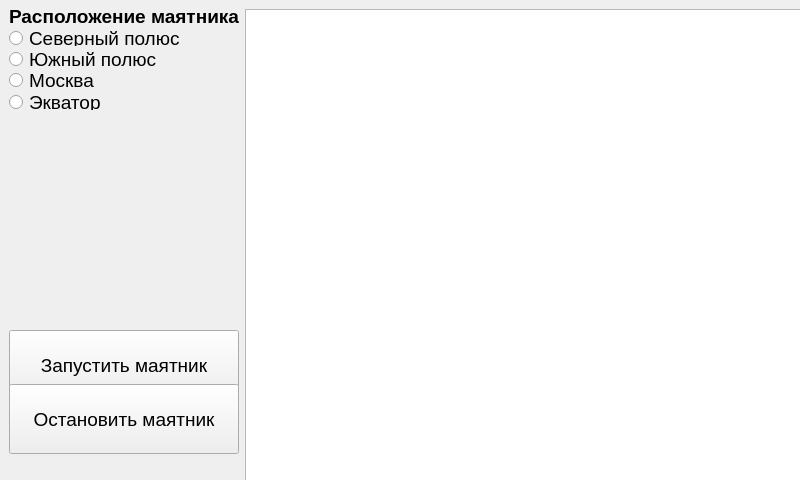
<?xml version="1.0" encoding="UTF-8"?>
<ui version="4.0">
 <class>MainWindow</class>
 <widget class="QMainWindow" name="MainWindow">
  <property name="enabled">
   <bool>true</bool>
  </property>
  <property name="geometry">
   <rect>
    <x>0</x>
    <y>0</y>
    <width>800</width>
    <height>480</height>
   </rect>
  </property>
  <property name="minimumSize">
   <size>
    <width>800</width>
    <height>480</height>
   </size>
  </property>
  <property name="maximumSize">
   <size>
    <width>1500</width>
    <height>1000</height>
   </size>
  </property>
  <property name="baseSize">
   <size>
    <width>970</width>
    <height>725</height>
   </size>
  </property>
  <property name="windowTitle">
   <string>Маятник Фуко</string>
  </property>
  <widget class="QWidget" name="centralwidget">
   <property name="enabled">
    <bool>true</bool>
   </property>
   <property name="minimumSize">
    <size>
     <width>800</width>
     <height>480</height>
    </size>
   </property>
   <property name="maximumSize">
    <size>
     <width>1000000</width>
     <height>1000000</height>
    </size>
   </property>
   <property name="baseSize">
    <size>
     <width>970</width>
     <height>725</height>
    </size>
   </property>
   <layout class="QGridLayout" name="gridLayout">
    <item row="4" column="2">
     <spacer name="verticalSpacer_5">
      <property name="orientation">
       <enum>Qt::Vertical</enum>
      </property>
      <property name="sizeType">
       <enum>QSizePolicy::Minimum</enum>
      </property>
      <property name="sizeHint" stdset="0">
       <size>
        <width>20</width>
        <height>40</height>
       </size>
      </property>
     </spacer>
    </item>
    <item row="4" column="0">
     <spacer name="verticalSpacer_2">
      <property name="orientation">
       <enum>Qt::Vertical</enum>
      </property>
      <property name="sizeType">
       <enum>QSizePolicy::Minimum</enum>
      </property>
      <property name="sizeHint" stdset="0">
       <size>
        <width>20</width>
        <height>29</height>
       </size>
      </property>
     </spacer>
    </item>
    <item row="0" column="0" colspan="2">
     <layout class="QVBoxLayout" name="verticalLayout">
      <item>
       <spacer name="verticalSpacer_4">
        <property name="orientation">
         <enum>Qt::Vertical</enum>
        </property>
        <property name="sizeHint" stdset="0">
         <size>
          <width>20</width>
          <height>40</height>
         </size>
        </property>
       </spacer>
      </item>
      <item>
       <widget class="QLabel" name="label_place">
        <property name="font">
         <font>
          <pointsize>14</pointsize>
          <weight>75</weight>
          <bold>true</bold>
         </font>
        </property>
        <property name="text">
         <string>Расположение маятника</string>
        </property>
       </widget>
      </item>
      <item>
       <widget class="QRadioButton" name="radio_north">
        <property name="font">
         <font>
          <pointsize>14</pointsize>
         </font>
        </property>
        <property name="text">
         <string>Северный полюс</string>
        </property>
       </widget>
      </item>
      <item>
       <widget class="QRadioButton" name="radio_south">
        <property name="font">
         <font>
          <pointsize>14</pointsize>
         </font>
        </property>
        <property name="text">
         <string>Южный полюс</string>
        </property>
       </widget>
      </item>
      <item>
       <widget class="QRadioButton" name="radio_Moscow">
        <property name="font">
         <font>
          <pointsize>14</pointsize>
         </font>
        </property>
        <property name="text">
         <string>Москва</string>
        </property>
       </widget>
      </item>
      <item>
       <widget class="QRadioButton" name="radio_equator">
        <property name="font">
         <font>
          <pointsize>14</pointsize>
         </font>
        </property>
        <property name="text">
         <string>Экватор</string>
        </property>
       </widget>
      </item>
     </layout>
    </item>
    <item row="0" column="3" rowspan="2">
     <spacer name="horizontalSpacer">
      <property name="orientation">
       <enum>Qt::Horizontal</enum>
      </property>
      <property name="sizeType">
       <enum>QSizePolicy::Minimum</enum>
      </property>
      <property name="sizeHint" stdset="0">
       <size>
        <width>40</width>
        <height>20</height>
       </size>
      </property>
     </spacer>
    </item>
    <item row="0" column="2" rowspan="4">
     <widget class="QGraphicsView" name="graphicsView">
      <property name="minimumSize">
       <size>
        <width>950</width>
        <height>934</height>
       </size>
      </property>
      <property name="maximumSize">
       <size>
        <width>950</width>
        <height>934</height>
       </size>
      </property>
      <property name="baseSize">
       <size>
        <width>710</width>
        <height>710</height>
       </size>
      </property>
     </widget>
    </item>
    <item row="3" column="0" colspan="2">
     <layout class="QVBoxLayout" name="verticalLayout_2">
      <item>
       <widget class="QPushButton" name="start_btn">
        <property name="minimumSize">
         <size>
          <width>187</width>
          <height>70</height>
         </size>
        </property>
        <property name="maximumSize">
         <size>
          <width>400</width>
          <height>400</height>
         </size>
        </property>
        <property name="font">
         <font>
          <pointsize>14</pointsize>
         </font>
        </property>
        <property name="text">
         <string>Запустить маятник</string>
        </property>
       </widget>
      </item>
      <item>
       <widget class="QPushButton" name="stop_btn">
        <property name="minimumSize">
         <size>
          <width>187</width>
          <height>70</height>
         </size>
        </property>
        <property name="maximumSize">
         <size>
          <width>400</width>
          <height>400</height>
         </size>
        </property>
        <property name="font">
         <font>
          <pointsize>14</pointsize>
         </font>
        </property>
        <property name="text">
         <string>Остановить маятник</string>
        </property>
       </widget>
      </item>
     </layout>
    </item>
    <item row="2" column="0">
     <spacer name="verticalSpacer_3">
      <property name="orientation">
       <enum>Qt::Vertical</enum>
      </property>
      <property name="sizeHint" stdset="0">
       <size>
        <width>20</width>
        <height>40</height>
       </size>
      </property>
     </spacer>
    </item>
    <item row="1" column="0">
     <spacer name="verticalSpacer">
      <property name="orientation">
       <enum>Qt::Vertical</enum>
      </property>
      <property name="sizeHint" stdset="0">
       <size>
        <width>20</width>
        <height>40</height>
       </size>
      </property>
     </spacer>
    </item>
   </layout>
  </widget>
 </widget>
 <resources/>
 <connections/>
</ui>
